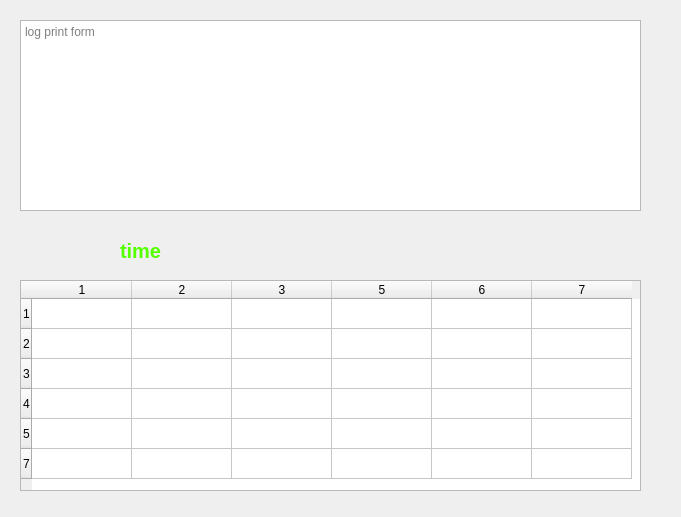
<?xml version="1.0" encoding="UTF-8"?>
<ui version="4.0">
 <class>Dialog</class>
 <widget class="QDialog" name="Dialog">
  <property name="geometry">
   <rect>
    <x>0</x>
    <y>0</y>
    <width>681</width>
    <height>517</height>
   </rect>
  </property>
  <property name="windowTitle">
   <string>PLC MODELS</string>
  </property>
  <widget class="QTableWidget" name="tableWidget">
   <property name="geometry">
    <rect>
     <x>20</x>
     <y>280</y>
     <width>621</width>
     <height>211</height>
    </rect>
   </property>
   <row>
    <property name="text">
     <string>1</string>
    </property>
   </row>
   <row>
    <property name="text">
     <string>2</string>
    </property>
   </row>
   <row>
    <property name="text">
     <string>3</string>
    </property>
   </row>
   <row>
    <property name="text">
     <string>4</string>
    </property>
   </row>
   <row>
    <property name="text">
     <string>5</string>
    </property>
   </row>
   <row>
    <property name="text">
     <string>7</string>
    </property>
   </row>
   <column>
    <property name="text">
     <string>1</string>
    </property>
   </column>
   <column>
    <property name="text">
     <string>2</string>
    </property>
   </column>
   <column>
    <property name="text">
     <string>3</string>
    </property>
   </column>
   <column>
    <property name="text">
     <string>5</string>
    </property>
   </column>
   <column>
    <property name="text">
     <string>6</string>
    </property>
   </column>
   <column>
    <property name="text">
     <string>7</string>
    </property>
   </column>
  </widget>
  <widget class="QTextEdit" name="textEdit">
   <property name="geometry">
    <rect>
     <x>20</x>
     <y>20</y>
     <width>621</width>
     <height>191</height>
    </rect>
   </property>
   <property name="placeholderText">
    <string>log print form</string>
   </property>
  </widget>
  <widget class="QLabel" name="label">
   <property name="geometry">
    <rect>
     <x>120</x>
     <y>230</y>
     <width>451</width>
     <height>41</height>
    </rect>
   </property>
   <property name="font">
    <font>
     <pointsize>15</pointsize>
     <weight>75</weight>
     <bold>true</bold>
    </font>
   </property>
   <property name="styleSheet">
    <string notr="true">QLabel{
	color:rgb(85, 255, 0);
}</string>
   </property>
   <property name="text">
    <string>time</string>
   </property>
  </widget>
 </widget>
 <resources/>
 <connections/>
</ui>
